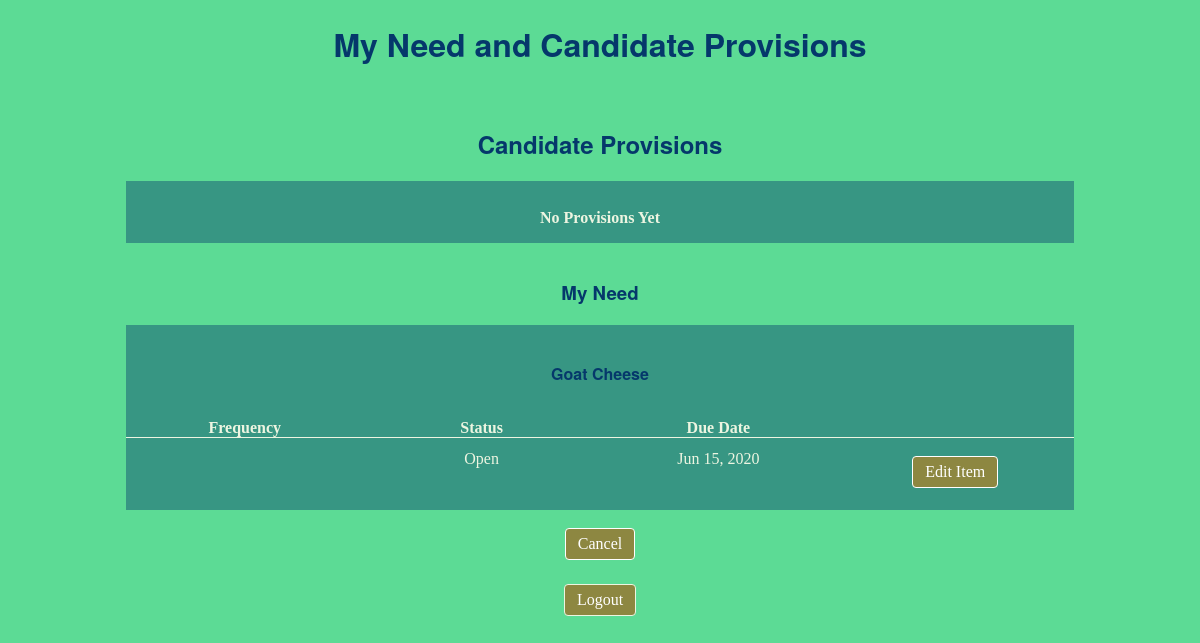
The page /match_provision_to_need/22/22/ (signed in) on the database as committed earlier.
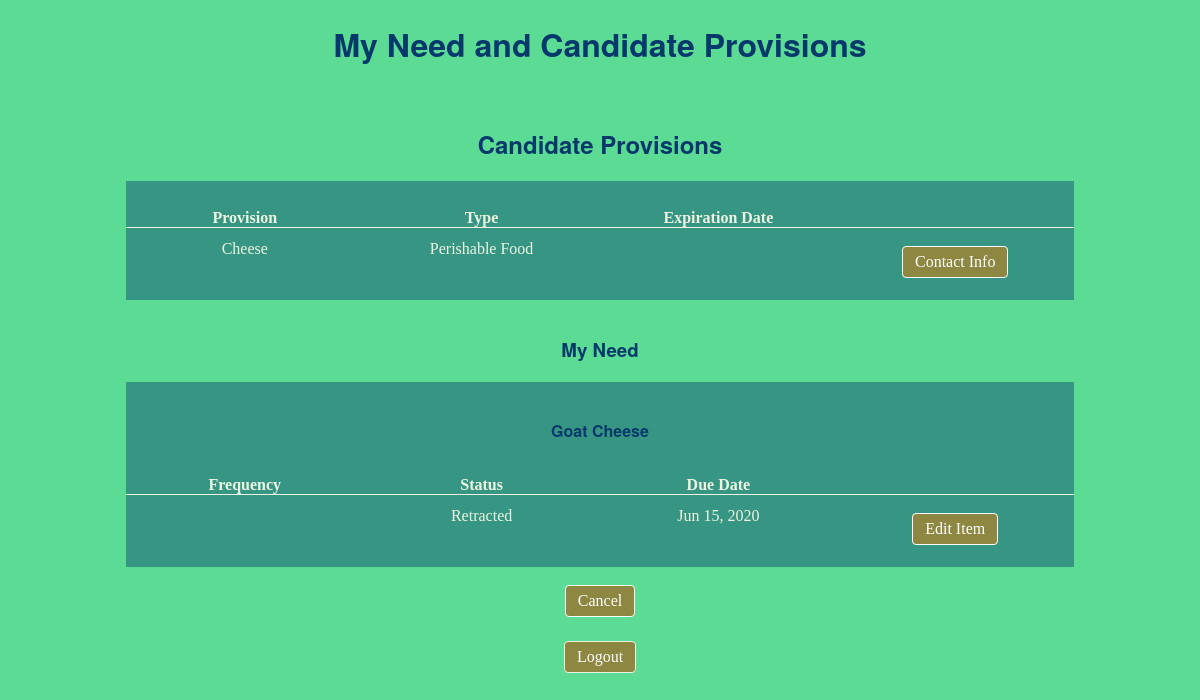
The same page on the database as committed later.
### share/models.py (models this page shows, shortened)
class Need(models.Model):
    STATUS = (
    ('Open', 'Open'),
    ('Pending', 'Pending'),
    ('Provided', 'Provided'),
    ('Expired', 'Expired'),
    ('Retracted', 'Retracted'),
    )
    name = models.CharField(max_length=50, help_text='')
    member_id = models.PositiveSmallIntegerField(blank=False,
    help_text='Member with need',default=0)
    type = models.CharField(max_length=25, choices=TYPE)
    due_date = models.DateTimeField(auto_now=False, auto_now_add=False, \
    blank=True, null=True, help_text='when is the item needed?')
    background_info = models.TextField(max_length=1000, blank=True, \
    help_text="Any additional information that might help")
    status = models.CharField(max_length=25, choices=STATUS, default='Open')
    provided_from = models.PositiveSmallIntegerField(blank=True, null=True,
    help_text="Member who provided the service")

class Provision(models.Model):
    STATUS = (
    ('Available', 'Available'),
    ('Pending', 'Pending'),
    ('Provided', 'Provided'),
    ('Expired', 'Expired'),
    ('Retracted', 'Retracted'),
    )
    FREQUENCY = (
    ('One Time', 'One_time'),
    ('Daily', 'Daily'),
    ('Weekly', 'Weekly'),
    ('Monthly', 'Monthly'),
    ('Intermittent', 'Intermittent'),
    ('Not Applicable', 'Not Applicable'),
    )
    name = models.CharField(max_length=50, help_text='')
    member_id = models.PositiveSmallIntegerField(blank=False,
    help_text='Providing member',default=0)
    type = models.CharField(max_length=25, choices=TYPE)
    frequency = models.CharField(max_length=25, choices=FREQUENCY, default='One_time',
    help_text='Used for items that repeat (i.e. at service that can be provided \
    to one person every week')
    expiration_date = models.DateTimeField(auto_now=False, auto_now_add=False, \
    blank=True, null=True, help_text=('useful for food and deadlines'))
    status = models.CharField(max_length=25, choices=STATUS, default='Available')
    provided_to = models.PositiveSmallIntegerField(blank=True, null=True,
    help_text="Member who received the service")

### share/views.py (the view)
# urls.py: path("match_provision_to_need", views.match_provision_to_need, name="match_provision_to_need"),
@login_required
def match_provision_to_need(request,pk,member_id):
    need = Need.objects.filter(id=pk).first()
    need.due_date = format_date(need.due_date)
    needSET = set(need.name.lower().split())
    provisions = Provision.objects.filter(type=need.type).filter(~Q(member_id=member_id)). \
    filter(Q(status='Available')|Q(status='available')|Q(status='Pending')|Q(status='pending'))
    provisionsLIST = []
    for provision in provisions:
        provisionSET = set(provision.name.lower().split())
        common_words = provisionSET.intersection(needSET)
        if len(common_words)>0:
            provisionsLIST.append(provision)
    for provision in provisions:
        provision.expiration_date = format_date(provision.expiration_date)
    context = {
    'provisions':provisionsLIST,
    'need': need,
    }
    return render(request, 'share/match_provision_to_need.html/',context)

### share/views.py (called while the page is built)
def format_date(date_in):
    if date_in!=None:
        try:
            date_out = date_in.strftime("%b %d, %Y")
        except:
            date_in = datetime.strptime(date_in, "%b %d, %Y")
            date_out = date_in.strftime("%Y-%m-%d")
        return date_out

### share/templates/share/match_provision_to_need.html (shortened to what this page needs)
{% extends "base_generic.html" %}
{% block content %}
<h1>My Need and Candidate Provisions</h1>
<br>
<h2>Candidate Provisions</h2>
<div class="login-grid">
  <div class="login-left-margin"></div>
  <div class="login-middle">
    {%if provisions %}
    <div class="provisions-grid-4columns">
      <span class="provision-column1"><strong>Provision</strong></span>
      <span class="provision-column2"><strong>Type</strong></span>
      <span class="provision-column3"><strong>Expiration Date</strong></span>
      <span class="provision-column4"></span>
      {% for provision in provisions %}
      <span class="provision-column1">{{provision.name}}</span>
      <span class="provision-column2">{{provision.type}}</span>
      <span class="provision-column3">{{provision.expriation_date}}</span>
      <span class="provision-column4">
        <a href="{% url 'provision_contact_info' %}{{provision.id}}/{{need.id}}"
        class="button-submit" style="color:white">Contact Info</a>
      </span>
      {% endfor %}
    </div>
    {% else %}
    <p class="bold-centered error">No Provisions Yet</p>
    {% endif %}
  </div>
  <div class="login-right-margin"></div>
</div>
<br>
<h3>My Need</h3>
<div class="login-grid">
  <div class="login-left-margin"></div>
  <div class="login-middle">
    <h4>{{need.name}}</h4>
    <div class="provisions-grid-4columns">
      <span class="provision-column1"><strong>Frequency</strong></span>
      <span class="provision-column2"><strong>Status</strong></span>
      <span class="provision-column3"><strong>Due Date</strong></span>
      <span class="provision-column4"></span>
      <span class="provision-column1">{{need.frequency}}</span>
      <span class="provision-column2">{{need.status}}</span>
      <span class="provision-column3">{{need.due_date}}</span>
      <span class="provision-column4"><a href="{% url 'update_need_form' %}{{need.id}}"
        class="button-submit" style="color:white">Edit Item</a></span>
      </div>
    </div>
    <div class="login-right-margin"></div>
  </div>
<div class="button-centered">
  <a class="button-submit" style="color:white" href="{% url 'summary'%}">Cancel</a>
</div>
<div class="bold-centered">
  <form  method="post" action="{% url 'logged_out' %}">
    <input type="submit" class="button-submit" style="color:white"  value="Logout" />
  </form>
</div>
  {% endblock %}

### share/templates/base_generic.html (shortened to what this page needs)
<!DOCTYPE html>
<html lang="en">
<head>
  {% load static %}
  <link rel="stylesheet" href="{% static 'share/p4.css' %}">
</head>
<body class="body">
  {% block content %}
{% endblock %}
</body>
</html>

### share/static/share/p4.css (style rules this page uses)
body, html .body { font-family: Garamond, serif; font-size: 1rem; color: #EDF5E1; background-color: #5CDB95; }
input, button, textarea, select, text { font-family: Garamond, serif; font-size: 1rem; border-style: solid; border-radius: .25rem; border-width: 1px; border-color: #EDF5E1; background-color: #8D8741; color: #EDF5E1; display: inline-block; font-weight: 400; text-align: left; vertical-align: middle; user-select: none; padding: .375rem .75rem; }
h1, h2, h3, h4 { text-align: center; font-family: Helvetica Neue, sans-serif; color: #05386B; }
.button-submit { border-style: solid; border-radius: .25rem; border-width: 1px; background-color: #8D8741; color: #EDF5E1; display: inline-block; text-align: center; vertical-align: middle; user-select: none; padding: .375rem .75rem; margin: .375rem; }
a { text-decoration: none; font-family: Garamond, serif; color: #EDF5E1; font-size: 1rem; font-weight: normal; }
.login-grid { display: grid; grid-template-columns: 1fr 8fr 1fr; }
.login-left-margin { grid-column: 1; background-color: #5CDB95; padding-top: 1rem; }
.login-right-margin { grid-column: 3; background-color: #5CDB95; padding-top: 1rem; }
.login-middle { grid-column: 2; text-align: center; align-content: center; background-color: #379683; color: #EDF5E1; padding-top: 1rem; padding-bottom: 1rem; }
.bold-centered { text-align: center; font-weight: bold; margin-bottom: 0; margin-top: .75rem; }
.button-centered { text-align: center; margin-bottom: 0; margin-top: .75rem; }
.provisions-grid-4columns { display: grid; grid-template-columns: 1fr 1fr 1fr 1fr; grid-gap: 0; }
.provision-column1 { grid-column: 1; border-top: 1px solid; border-collapse: collapse; padding-top: .75rem; }
.provision-column1:nth-child(1) { border-top: none; }
.provision-column2 { grid-column: 2; border-top: 1px solid; border-collapse: collapse; padding-top: .75rem; }
.provision-column2:nth-child(2) { border-top: none; }
.provision-column3 { grid-column: 3; border-top: 1px solid; border-collapse: collapse; padding-top: .75rem; }
.provision-column3:nth-child(3) { border-top: none; }
.provision-column4 { grid-column: 4; border-top: 1px solid; border-collapse: collapse; padding-top: .75rem; }
.provision-column4:nth-child(4) { border-top: none; }

Rows that differ between the two databases and show on the page:
added Provision: name "Cheese", type "Perishable Food"
changed Need "Goat Cheese": status "Open" → "Retracted"
Other text that changed with them:
text no longer shown: "No Provisions Yet"
text now shown: "Provision Type Expiration Date"
